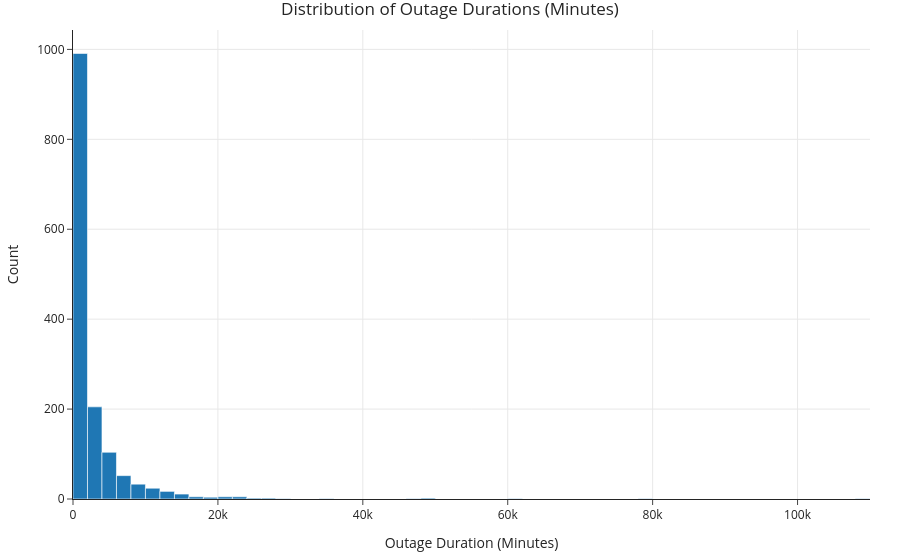
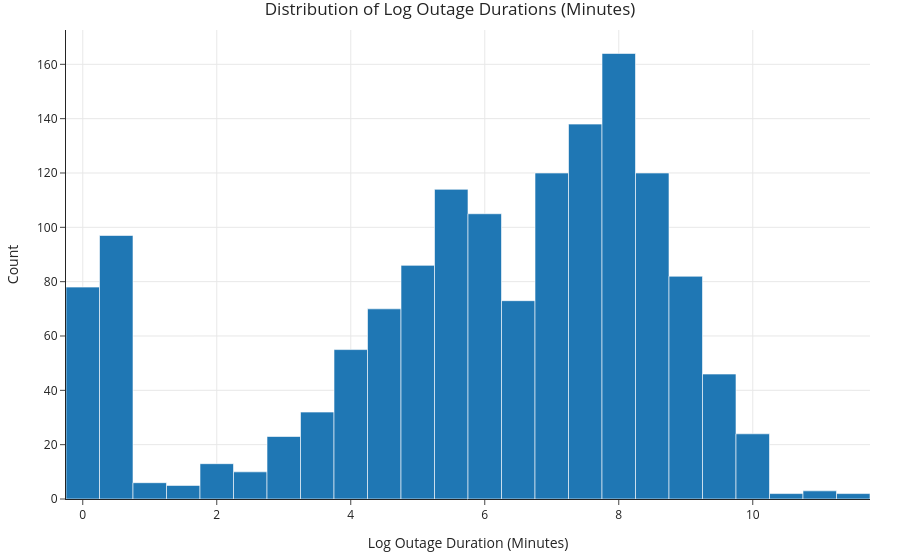

These figures' notebook cell, in order:
### Code cell
# Plot outage duration distribution
fig = px.histogram(df, x='OUTAGE.DURATION', nbins=100, title='Distribution of Outage Durations (Minutes)')
fig.update_layout(xaxis_title='Outage Duration (Minutes)', yaxis_title='Count')
fig.show()

# Plot log outage duration distribution
fig = px.histogram(df, x=np.log1p(df['OUTAGE.DURATION']), nbins=30, title='Distribution of Log Outage Durations (Minutes)')
fig.update_layout(xaxis_title='Log Outage Duration (Minutes)', yaxis_title='Count')
fig.show()

### Figure 1 — Plotly figure (JSON) as saved in the notebook; plotly's stock layout.template omitted (floating-point values rounded to 4 significant figures; data arrays with more than 128 entries replaced by an {"elided": "..."} marker saying what was removed)
{"data": [{"bingroup": "x", "hovertemplate": "OUTAGE.DURATION=%{x}<br>count=%{y}<extra></extra>", "legendgroup": "", "marker": {"color": "#1F77B4", "pattern": {"shape": ""}}, "name": "", "nbinsx": 100, "orientation": "v", "showlegend": false, "type": "histogram", "x": {"elided": "1526 float values"}, "xaxis": "x", "yaxis": "y"}], "layout": {"barmode": "relative", "legend": {"tracegroupgap": 0}, "title": {"text": "Distribution of Outage Durations (Minutes)"}, "xaxis": {"anchor": "y", "domain": [0, 1], "title": {"text": "Outage Duration (Minutes)"}}, "yaxis": {"anchor": "x", "domain": [0, 1], "title": {"text": "Count"}}}}

### Figure 2 — Plotly figure (JSON) as saved in the notebook; plotly's stock layout.template omitted (floating-point values rounded to 4 significant figures; data arrays with more than 128 entries replaced by an {"elided": "..."} marker saying what was removed)
{"data": [{"bingroup": "x", "hovertemplate": "x=%{x}<br>count=%{y}<extra></extra>", "legendgroup": "", "marker": {"color": "#1F77B4", "pattern": {"shape": ""}}, "name": "", "nbinsx": 30, "orientation": "v", "showlegend": false, "type": "histogram", "x": {"elided": "1526 float values"}, "xaxis": "x", "yaxis": "y"}], "layout": {"barmode": "relative", "legend": {"tracegroupgap": 0}, "title": {"text": "Distribution of Log Outage Durations (Minutes)"}, "xaxis": {"anchor": "y", "domain": [0, 1], "title": {"text": "Log Outage Duration (Minutes)"}}, "yaxis": {"anchor": "x", "domain": [0, 1], "title": {"text": "Count"}}}}
